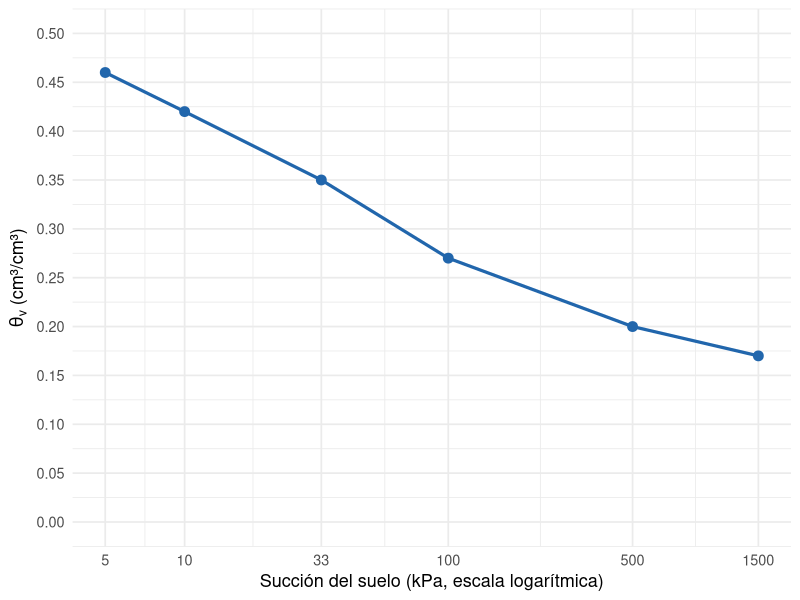
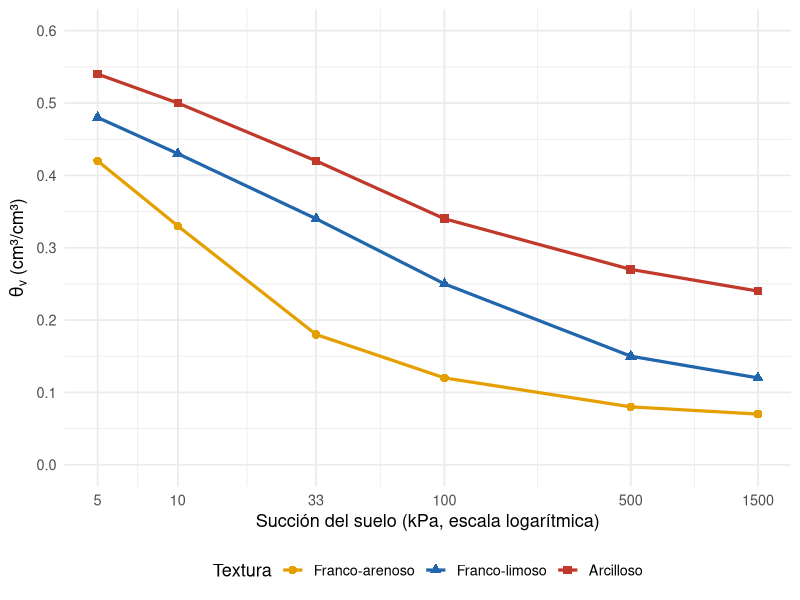

Write the R code that produced these figures, in order.
## ---- chunk 1
#| echo: false
#| warning: false
#| message: false
#| fig-width: 6.5
#| fig-height: 4
#| fig-align: center

library(ggplot2)

df_franco_arc <- data.frame(
  succion = c(5, 10, 33, 100, 500, 1500),
  theta   = c(0.46, 0.42, 0.35, 0.27, 0.20, 0.17)
)

ggplot(df_franco_arc, aes(x = succion, y = theta)) +
  geom_line(linewidth = 1.1, color = "#2166AC") +
  geom_point(size = 3, color = "#2166AC") +
  scale_x_log10(breaks = c(5, 10, 33, 100, 500, 1500)) +
  scale_y_continuous(limits = c(0, 0.5), breaks = seq(0, 0.5, 0.05)) +
  labs(x = "Succión del suelo (kPa, escala logarítmica)",
       y = expression(theta[v] ~ "(cm³/cm³)")) +
  theme_minimal(base_size = 13)
## ---- chunk 2
#| echo: false
#| warning: false
#| message: false
#| fig-width: 6.5
#| fig-height: 4
#| fig-align: center

df_texturas <- data.frame(
  succion = rep(c(5, 10, 33, 100, 500, 1500), 3),
  textura = rep(c("Franco-arenoso", "Franco-limoso", "Arcilloso"), each = 6),
  theta = c(
    0.42, 0.33, 0.18, 0.12, 0.08, 0.07,   # franco-arenoso
    0.48, 0.43, 0.34, 0.25, 0.15, 0.12,   # franco-limoso
    0.54, 0.50, 0.42, 0.34, 0.27, 0.24    # arcilloso
  )
)
df_texturas$textura <- factor(df_texturas$textura,
                              levels = c("Franco-arenoso", "Franco-limoso", "Arcilloso"))

ggplot(df_texturas, aes(x = succion, y = theta, color = textura, shape = textura)) +
  geom_line(linewidth = 1.1) +
  geom_point(size = 2.6) +
  scale_x_log10(breaks = c(5, 10, 33, 100, 500, 1500)) +
  scale_y_continuous(limits = c(0, 0.6), breaks = seq(0, 0.6, 0.1)) +
  scale_color_manual(values = c("Franco-arenoso" = "#E69F00",
                                "Franco-limoso" = "#2166AC",
                                "Arcilloso" = "#C0392B")) +
  labs(x = "Succión del suelo (kPa, escala logarítmica)",
       y = expression(theta[v] ~ "(cm³/cm³)"),
       color = "Textura", shape = "Textura") +
  theme_minimal(base_size = 13) +
  theme(legend.position = "bottom")
